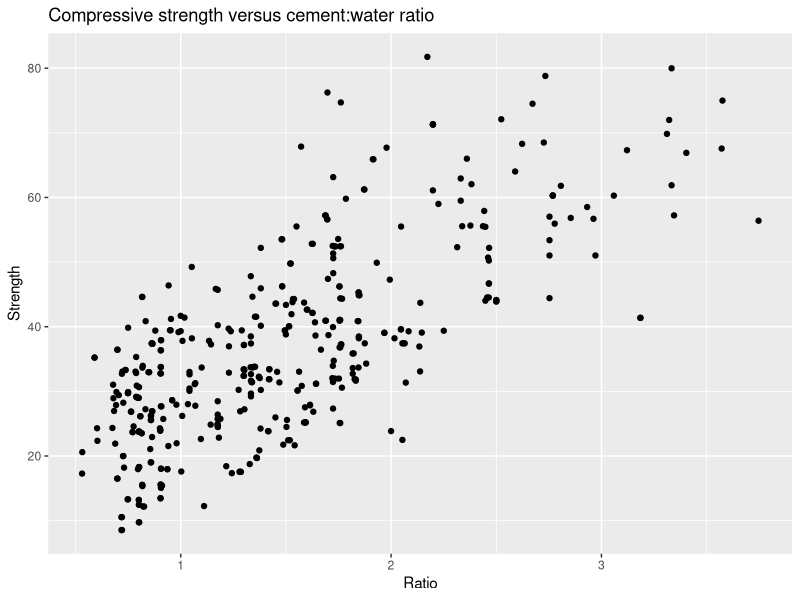
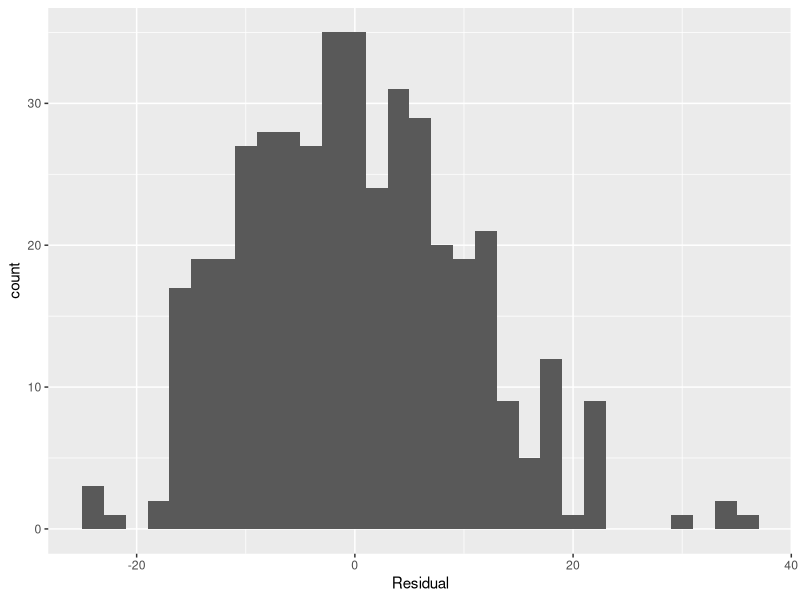
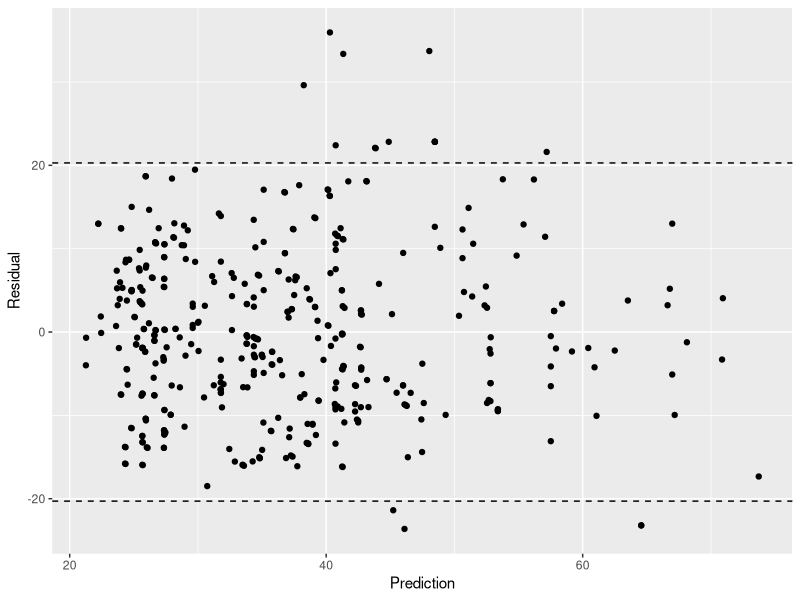
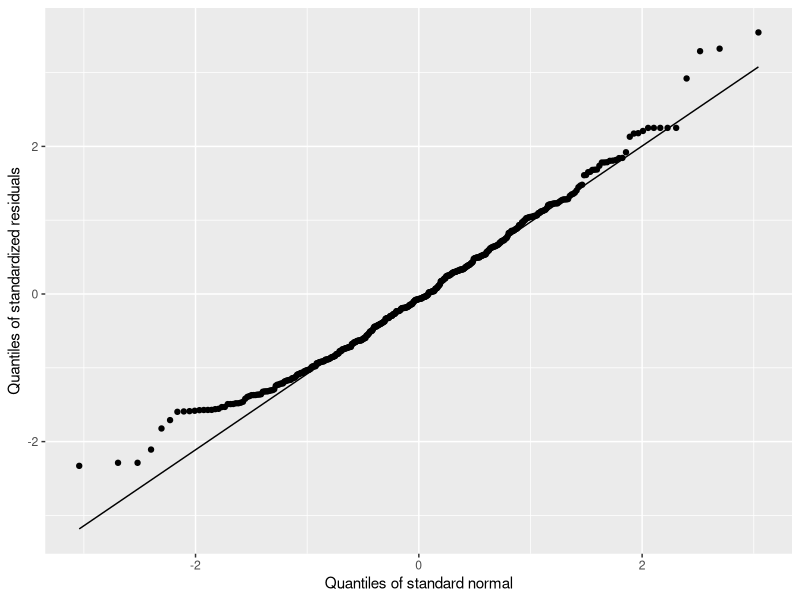

Write R code to recreate these figures, in order.
## ---- chunk 1

library(tidyverse)
concrete <- read_csv("concrete.csv", show_col_types = FALSE)

concrete <- concrete %>%
  filter( Age == 28 ) %>% 
  select( Cement, Water, Strength) 

concrete <- concrete %>%
  mutate( Ratio = Cement / Water )

ggplot( concrete, aes(x=Ratio, y=Strength)) +
  geom_point() +
  labs( title = "Compressive strength versus cement:water ratio")

## ---- chunk 2
cor( concrete$Ratio, concrete$Strength)
## ---- chunk 3

concrete.fit <- lm( Strength ~ Ratio, data = concrete )
summary(concrete.fit) 

## ---- chunk 4
confint( concrete.fit )
## ---- chunk 5

concrete <- concrete %>%
  mutate( Prediction = concrete.fit$fitted.values, 
          Residual = concrete.fit$residuals )

ggplot( concrete, aes(Residual)) +
  geom_histogram( binwidth=2)

## ---- chunk 6
ggplot( concrete, aes(Prediction, Residual)) + 
  geom_point() +
  geom_hline( yintercept = c(-2,2)*sigma(concrete.fit), linetype="dashed")
## ---- chunk 7

quantile( concrete.fit$residuals / sigma( concrete.fit ), probs=seq(0,1,by=.25))
qnorm( c(.001, .25, .5, .75, .999 ) )
## ---- chunk 8
ggplot( concrete, aes(sample=Residual/sigma(concrete.fit))) + 
  stat_qq() + 
  stat_qq_line() +
  labs( x = "Quantiles of standard normal",
        y = "Quantiles of standardized residuals" )
## ---- chunk 9
shapiro.test(concrete$Residual)
